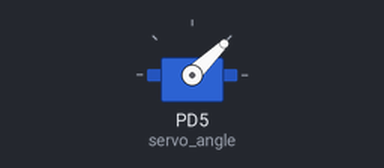
A program run on a simulated ATmega32, built with avr-gcc and emulated at 8 MHz. Parts: servo. Servo pulses on a pin are drawn as a servo (544–2400 µs = 0–180°).

Above: at 0.05 s.
At 5.95 s:
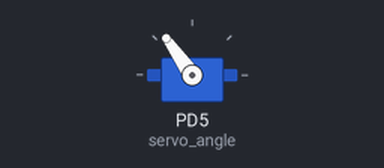
At 11.95 s:
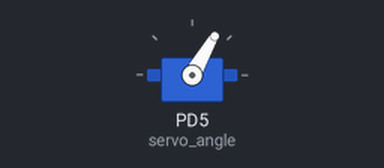
At 20.85 s:
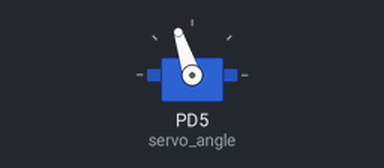
Timing chart, 0 to 27.2 s (numbered marks = the images above):
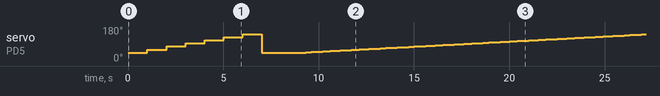

The program:

GccApplication1.c
```c
/*
 * GccApplication1.c
 *
 * Created: 10/19/2022 7:36:24 AM
 *  Author: mostafa_hamedo
 */


#include <avr/io.h>
#include "std_macros.h"
#define F_CPU 8000000
#include <util/delay.h>
#include "timer_1_drivers.h"
int main(void)
{
	unsigned short count ;
    while(1)
    {
		servo_angle(0);		// 0 degree
		_delay_ms(1000);
		servo_angle(30);	// 30 degree
		_delay_ms(1000);
        servo_angle(60);	// 60 degree
        _delay_ms(1000);
		servo_angle(90);	// 90 degree
		_delay_ms(1000);
		servo_angle(120);	// 120 degree
		_delay_ms(1000);
		servo_angle(150);	// 150 degree
		_delay_ms(1000);
		servo_angle(180);	// 180 degree
		_delay_ms(1000);
		servo_angle(0);		//0 degree
		_delay_ms(2000);

		for (count=0;count<=180;count++)
		{
			servo_angle(count);           // 0 : 180 degree
			_delay_ms(100);
		}

		for (count=180;count>0;count--)
		{
			servo_angle(count);			// 180 : 0 degree
			_delay_ms(100);
		}


    }
}
```

std_macros.h
```c
/*
 * std_macros.h
 *
 * Created: 7/22/2022 3:34:30 PM
 *  Author: happy
 */


#ifndef STD_MACROS_H_
#define STD_MACROS_H_

#define REGISTER_SIZE 8
#define SET_BIT(reg,bit)  reg|=(1<<bit)
#define CLR_BIT(reg,bit)  reg&=(~(1<<bit))
#define TOG_BIT(reg,bit)  reg^=(1<<bit)
#define READ_BIT(reg,bit)  ((reg&(1<<bit))>>bit)
#define ROR(reg,number_of_shift)  reg=(reg>>number_of_shift)|(reg<<(REGISTER_SIZE-number_of_shift))
#define ROL(reg,number_of_shift)  reg=(reg<<number_of_shift)|(reg>>(REGISTER_SIZE-number_of_shift))


#endif /* STD_MACROS_H_ */
```

timer_1_drivers.c
```c
/*
 * timer_1__drivers.c
 *
 * Created: 10/17/2022 2:22:47 PM
 *  Author: mostafa_hamedo
 */
#include "std_macros.h"
#include <avr/io.h>

void timer_1_pwm_fast(void)
{


// SET_pin_direction of OC1A & OC1B

SET_BIT(DDRD,4);    // SET OC1B
SET_BIT(DDRD,5);	// SET OC1A

// Select clock timer

 SET_BIT(TCCR1B,CS10);
 SET_BIT(TCCR1B,CS12);

 //select wave form

 SET_BIT(TCCR1A,COM1A0);	//SET OC1A at bottom
 SET_BIT(TCCR1A,COM1A1);	//set OC1A clear at compare match

 SET_BIT(TCCR1A,COM1B0);	//SET OC1B at bottom
 SET_BIT(TCCR1A,COM1B1);	//set OC1B clear at compare match


//select pwm_fast mode
 SET_BIT(TCCR1A,WGM10);
 SET_BIT(TCCR1A,WGM11);
 SET_BIT(TCCR1B,WGM12);
 SET_BIT(TCCR1B,WGM13);

 //preload the OC1A & OC1B VALUE


 OCR1A=250;
 //OCR1B=500;

}

void servo_angle(unsigned short angle)
{

	// SET_pin_direction of OC1A
	SET_BIT(DDRD,5);	// SET OC1A

	// Select clock timer
	SET_BIT(TCCR1B,CS11);   // prescaler factor 8 , timer clock will be (1Mhz)

	//select wave form
	SET_BIT(TCCR1A,COM1A1);	// (non_inverting mode)

	//select pwm_fast mode

	SET_BIT(TCCR1A,WGM11);
	SET_BIT(TCCR1B,WGM12);	// fast pwm mode (ICR1)
	SET_BIT(TCCR1B,WGM13);	// TOP =ICR1

	//preload the ICR1 & OCR1A VALUE

	ICR1=20000;							 //		0.5
	OCR1A=1000+(angle*0.005555555)*1000; //    -----=0.005555555 for one degree
										 //		90
	/*
	duty cycle =20 mile_second
	0 degree------------------>1 mile_second
	90 degree ---------------->1.5 mile_second
	180 degree --------------->2 mile_second
	*/

}
```

timer_1_drivers.h
```c
/*
 * timer_1__drivers.h
 *
 * Created: 10/17/2022 2:23:25 PM
 *  Author: happy
 */


#ifndef TIMER_1_DRIVERS_H_
#define TIMER_1_DRIVERS_H_

void timer_1_pwm_fast(void);
void servo_angle(unsigned short angle);

#endif /* TIMER(1)_DRIVERS_H_ */
```
